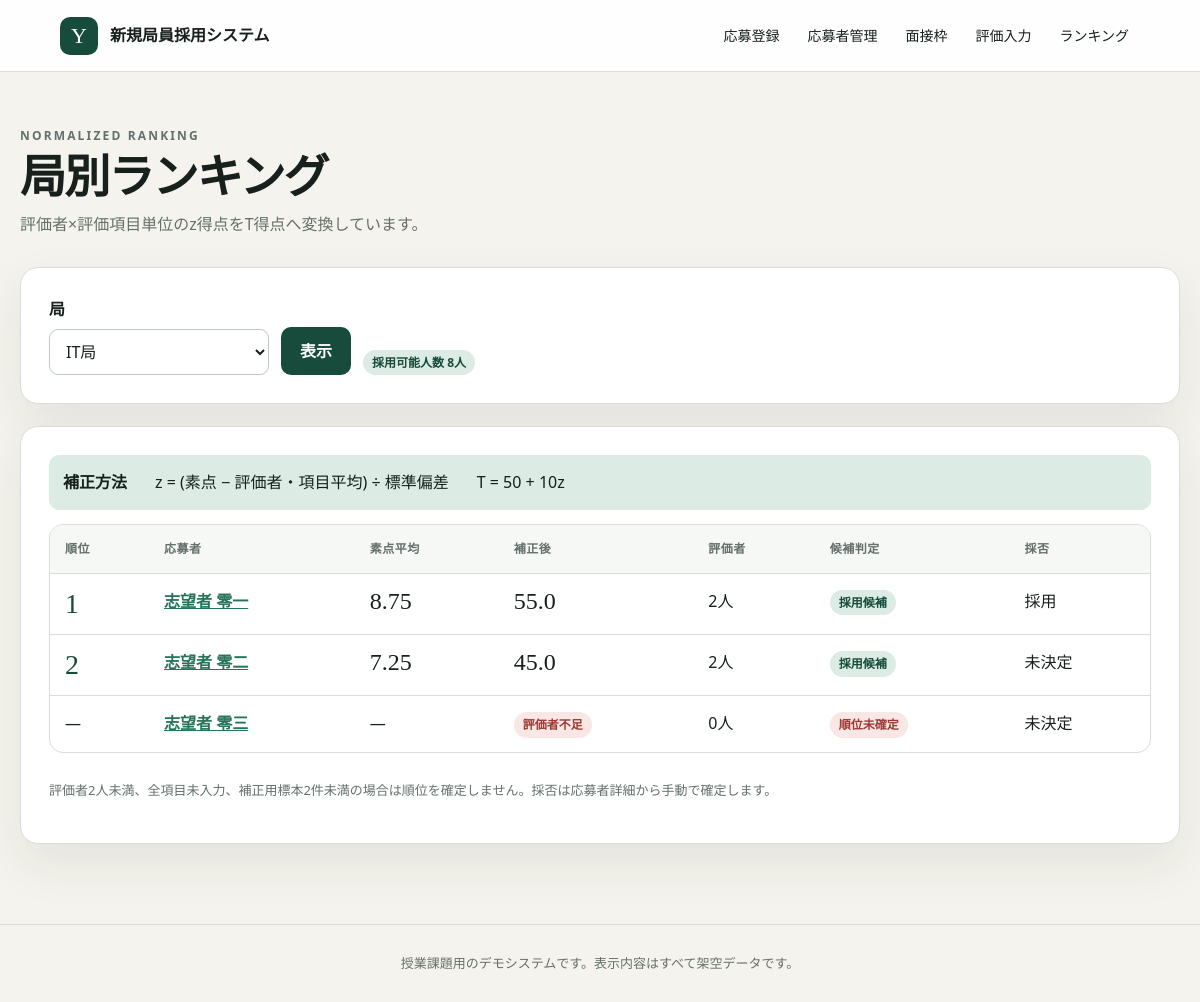
Screenshot of /rankings with the database file from the repository.
### tables this page shows
CREATE TABLE bureaus (
    id INTEGER PRIMARY KEY,
    name TEXT NOT NULL UNIQUE,
    capacity INTEGER NOT NULL CHECK (capacity >= 0)
);

CREATE TABLE applicants (
    id INTEGER PRIMARY KEY AUTOINCREMENT,
    name TEXT NOT NULL,
    email TEXT NOT NULL COLLATE NOCASE UNIQUE,
    bureau_id INTEGER NOT NULL,
    remark TEXT NOT NULL DEFAULT '',
    confirmed_bureau_schedule_id INTEGER UNIQUE,
    decision TEXT CHECK (
        decision IN ('accepted', 'rejected', 'waitlisted', 'withdrawn')
        OR decision IS NULL
    ),
    FOREIGN KEY (bureau_id) REFERENCES bureaus(id),
    FOREIGN KEY (confirmed_bureau_schedule_id)
        REFERENCES bureau_schedules(id)
);

### app.py (the view)
@app.route('/rankings')
def rankings() -> str:
    bureau_id = parse_positive_int(request.args.get('bureau_id')) or 1
    bureau, rows = calculate_rankings(get_db(), bureau_id)
    if bureau is None:
        return render_error('指定された局は存在しません。', 404)
    return render_template(
        'rankings.html',
        bureaus=get_bureaus(),
        bureau=bureau,
        rows=rows,
        decision_labels=DECISION_LABELS,
        message=request.args.get('message', ''),
    )

### app.py (called while the page is built)
def get_db() -> sqlite3.Connection:
    db = getattr(g, '_database', None)
    if db is None:
        db = g._database = sqlite3.connect(DATABASE)
        db.execute('PRAGMA foreign_keys = ON')
        db.execute('PRAGMA busy_timeout = 3000')
        db.row_factory = sqlite3.Row
    return db

@app.teardown_appcontext
def close_connection(exception: Optional[BaseException]) -> None:
    db = getattr(g, '_database', None)
    if db is not None:
        db.close()

def parse_positive_int(value: Optional[str]) -> Optional[int]:
    try:
        parsed = int(value or '')
    except ValueError:
        return None
    return parsed if parsed > 0 else None

def get_bureaus() -> list[sqlite3.Row]:
    return get_db().execute(
        'SELECT id, name, capacity FROM bureaus ORDER BY id'
    ).fetchall()

### templates/rankings.html (shortened to what this page needs)
{% extends "base.html" %}
{% block content %}
  <div class="page-heading"><div><p class="eyebrow">NORMALIZED RANKING</p><h1>局別ランキング</h1><p>評価者×評価項目単位のz得点をT得点へ変換しています。</p></div></div>
  <form class="toolbar panel" method="get"><div class="field compact"><label for="bureau_id">局</label><select id="bureau_id" name="bureau_id">{% for item in bureaus %}<option value="{{ item.id }}" {% if item.id == bureau.id %}selected{% endif %}>{{ item.name }}</option>{% endfor %}</select></div><button class="primary" type="submit">表示</button><span class="badge">採用可能人数 {{ bureau.capacity }}人</span></form>
  <div class="panel stack">
    <div class="formula"><strong>補正方法</strong><span>z = (素点 − 評価者・項目平均) ÷ 標準偏差</span><span>T = 50 + 10z</span></div>
    <div class="table-wrap"><table><thead><tr><th>順位</th><th>応募者</th><th>素点平均</th><th>補正後</th><th>評価者</th><th>候補判定</th><th>採否</th></tr></thead><tbody>
      {% for row in rows %}
        <tr>
          <td>{% if row.rank %}<span class="rank">{{ row.rank }}</span>{% else %}—{% endif %}</td>
          <td><a href="{{ url_for('applicant_detail', id=row.applicant.applicant_id) }}"><strong>{{ row.applicant.applicant_name }}</strong></a></td>
          <td>{% if row.raw_average is not none %}<span class="score">{{ row.raw_average|round(2) }}</span>{% else %}—{% endif %}</td>
          <td>{% if row.normalized_score is not none %}<span class="score">{{ row.normalized_score|round(2) }}</span>{% else %}<span class="badge danger">{{ row.reasons|join('・') }}</span>{% endif %}</td>
          <td>{{ row.evaluator_count }}人</td>
          <td>{% if row.candidate_status == 'candidate' %}<span class="badge">採用候補</span>{% elif row.candidate_status == 'boundary_tie' %}<span class="badge warning">境界同点・要判断</span>{% elif row.candidate_status == 'outside' %}<span class="badge muted">候補外</span>{% else %}<span class="badge danger">順位未確定</span>{% endif %}</td>
          <td>{{ decision_labels.get(row.applicant.decision) }}</td>
        </tr>
      {% else %}<tr><td class="empty" colspan="7">この局の応募者はいません。</td></tr>{% endfor %}
    </tbody></table></div>
    <p class="help">評価者2人未満、全項目未入力、補正用標本2件未満の場合は順位を確定しません。採否は応募者詳細から手動で確定します。</p>
  </div>
{% endblock %}

### static/style.css (style rules this page uses)
:root { --ink: #17201d; --muted: #64706c; --paper: #f5f3ed; --surface: #fff; --line: #d9ded9; --green: #174c3c; --green-2: #26745b; --mint: #dcebe3; --gold: #d6a84b; --danger: #9c3a36; --danger-bg: #f9e7e5; --success: #246947; --success-bg: #e4f2e9; --shadow: 0 20px 50px rgba(23, 32, 29, .08); }
* { box-sizing: border-box; }
body { margin: 0; color: var(--ink); background: var(--paper); font-family: "Yu Gothic", "Hiragino Kaku Gothic ProN", system-ui, sans-serif; line-height: 1.65; }
a { color: var(--green-2); }
h1, h2, h3 { margin-top: 0; line-height: 1.3; }
h1 { font-size: clamp(34px, 5vw, 62px); letter-spacing: -.04em; }
.eyebrow { margin-bottom: 10px; color: var(--green-2); font-size: 12px; font-weight: 800; letter-spacing: .18em; }
.button, button { display: inline-flex; align-items: center; justify-content: center; min-height: 44px; padding: 10px 18px; border: 1px solid transparent; border-radius: 10px; font: inherit; font-weight: 700; text-decoration: none; cursor: pointer; }
.button.primary, button.primary { color: #fff; background: var(--green); }
.feature-card, .panel { padding: 28px; background: var(--surface); border: 1px solid var(--line); border-radius: 18px; box-shadow: var(--shadow); }
.page-heading { display: flex; align-items: flex-end; justify-content: space-between; gap: 24px; margin-bottom: 30px; }
.page-heading h1 { margin-bottom: 5px; font-size: clamp(30px, 4vw, 46px); }
.page-heading p { margin: 0; color: var(--muted); }
.field { display: grid; gap: 7px; }
label, legend { font-weight: 700; }
input, select, textarea { width: 100%; min-height: 44px; padding: 10px 12px; color: var(--ink); background: #fff; border: 1px solid #bec7c1; border-radius: 9px; font: inherit; }
.help, small { color: var(--muted); font-size: 13px; }
.toolbar { display: flex; flex-wrap: wrap; align-items: end; gap: 12px; margin-bottom: 22px; }
.toolbar .field { min-width: 170px; flex: 1; }
.toolbar .compact { flex: 0 1 220px; }
.table-wrap { overflow-x: auto; background: #fff; border: 1px solid var(--line); border-radius: 14px; }
table { width: 100%; border-collapse: collapse; }
th, td { padding: 14px 15px; border-bottom: 1px solid var(--line); text-align: left; vertical-align: top; }
th { color: var(--muted); background: #f6f8f5; font-size: 12px; letter-spacing: .04em; }
tbody tr:last-child td { border-bottom: 0; }
.badge { display: inline-block; padding: 3px 9px; border-radius: 999px; background: var(--mint); color: var(--green); font-size: 12px; font-weight: 700; }
.badge.danger { color: var(--danger); background: var(--danger-bg); }
.stack { display: grid; gap: 14px; }
.score { font: 24px Georgia, serif; }
.rank { color: var(--green); font: 28px Georgia, serif; }
.formula { display: flex; flex-wrap: wrap; gap: 12px 28px; padding: 14px; background: var(--mint); border-radius: 10px; }

### rows the page displays
bureaus: capacity "8"
applicants: applicant.applicant_name "志望者 零一", get "採用"
applicants: applicant.applicant_name "志望者 零二"
applicants: applicant.applicant_name "志望者 零三"

### other values shown
{{ row.rank }} "1" "2"
{{ row.raw_average|round(2) }} "8.75" "7.25"
{{ row.normalized_score|round(2) }} "55.0" "45.0"
{{ row.evaluator_count }} "2" "2" "0"
{{ decision_labels.get(row.applicant.decision) }} "未決定" "未決定"
{{ row.reasons|join('・') }} "評価者不足"
form field bureau_id "IT局"
